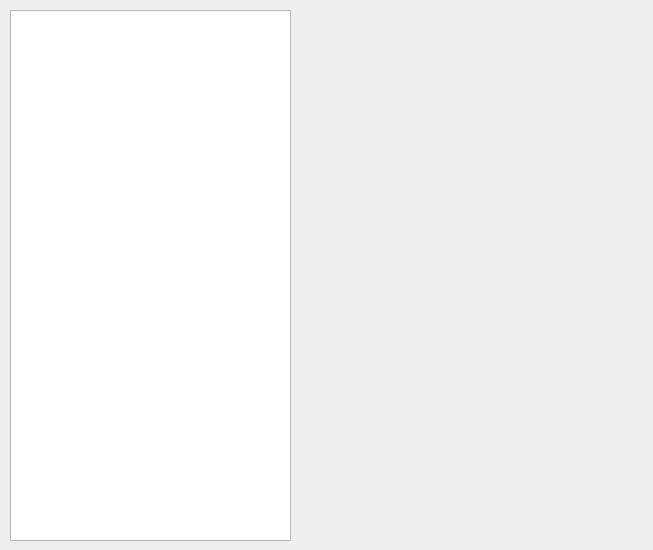
<?xml version="1.0" encoding="UTF-8"?>
<ui version="4.0">
 <class>News</class>
 <widget class="QWidget" name="News">
  <property name="geometry">
   <rect>
    <x>0</x>
    <y>0</y>
    <width>653</width>
    <height>550</height>
   </rect>
  </property>
  <property name="windowTitle">
   <string>Form</string>
  </property>
  <widget class="QListWidget" name="RSSList">
   <property name="geometry">
    <rect>
     <x>10</x>
     <y>10</y>
     <width>281</width>
     <height>531</height>
    </rect>
   </property>
  </widget>
 </widget>
 <resources/>
 <connections/>
</ui>
